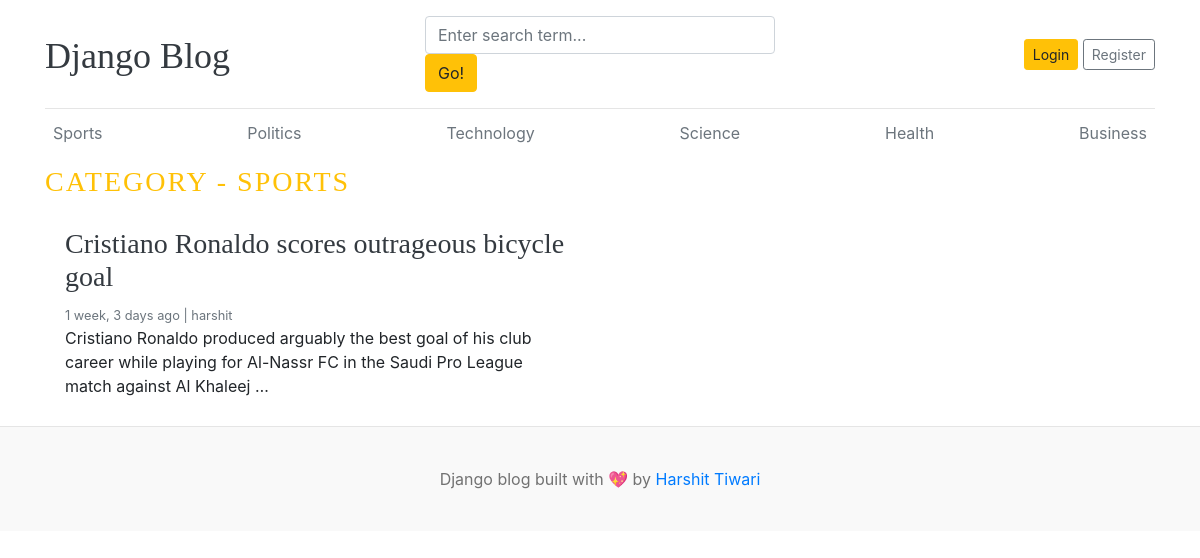
Page /category/1/ on the committed database.
### blogs/models.py (models this page shows, shortened)
class Category(models.Model):
    category_name = models.CharField(max_length=50, unique=True)
    created_at = models.DateTimeField(auto_now_add=True)
    updated_at = models.DateTimeField(auto_now=True)
    class Meta:
        verbose_name_plural = 'categories'
    def __str__(self):
        return self.category_name

class Blog(models.Model):
    title = models.CharField(max_length=100)
    slug = models.SlugField(max_length=150, unique=True, blank=True)
    category = models.ForeignKey(Category, on_delete=models.CASCADE)
    author = models.ForeignKey(User, on_delete=models.CASCADE)
    featured_image = models.ImageField(upload_to='uploads/%Y/%m/%d')
    short_description = models.TextField(max_length=500)
    blog_body = models.TextField(max_length=2000)
    status = models.CharField(max_length=20, choices=STATUS_CHOICES, default="Default")
    is_featured = models.BooleanField(default=False)
    created_at = models.DateTimeField(auto_now_add=True)
    updated_at = models.DateTimeField(auto_now=True)

### blogs/views.py (the view)
# urls.py: path('<int:category_id>/', views.posts_by_category, name='posts_by_category')
def posts_by_category(request, category_id):
    posts = Blog.objects.filter(status='Published', category = category_id)
    category = get_object_or_404(Category, pk=category_id)
    context = {
        'posts':posts,
        'category' : category,
    }
    return render(request, 'posts_by_category.html', context)

### blogs/context_processors.py (called while the page is built)
def get_categories(request):
    categories = Category.objects.all()
    return dict(categories=categories)

def get_social_links(request):
    social_links = SocialLink.objects.all()
    return dict(social_links=social_links)

### templates/posts_by_category.html
{% extends 'base.html' %}
{% block content %}
        <h3 class="text-uppercase text-warning" style="letter-spacing: 2px;">Category - {{ category }}</h3>
        <div class="row mb-2">
            {% if posts %}
            {% for post in posts %}
            <div class="col-md-6">
                <div class="card border-0">
                    <div class="card-body">
                        <h3><a href="{% url 'blogs' post.slug %}" class="text-dark">{{ post.title }}</a></h3>
                        <small class="mb-1 text-muted">{{ post.created_at | timesince }} ago | {{ post.author }}</small>
                        <p class="card-text">{{ post.short_description | truncatewords:25}}</p>
                    </div>
                </div>
            </div>
            {% endfor %}
            {% else %}
            <p>No posts found</p>
            {% endif %}
        </div>
    </div>
{% endblock %}

### templates/base.html (shortened to what this page needs)
{% load static %}
<!DOCTYPE html>
<html lang="en">
<head>
    <link href="https://getbootstrap.com/docs/4.0/dist/css/bootstrap.min.css" rel="stylesheet">
    <link href="{% static 'css/blog.css' %}" rel="stylesheet">
</head>
<body>
    <div class="container">
        <header class="blog-header py-3">
            <div class="row flex-nowrap justify-content-between align-items-center">
                <div class="col-4 pt-1">
                    <a class="blog-header-logo text-dark" href="/">Django Blog</a>
                </div>
                <div class="col-4">
                    <form action="{% url 'search' %}" method="GET">
                        <input class="form-control" type="text" name="keyword" value="{{keyword}}" placeholder="Enter search term..." aria-label="Enter search term..." aria-describedby="button-search" />
                        <button type="submit" class="btn btn-warning" id="button-search" type="button">Go!</button>
                    </form>
                </div>
                <div class="col-4 d-flex justify-content-end align-items-center">
                    {% if not user.is_authenticated %}
                    <a class="btn btn-sm btn-warning" href="{% url 'login' %}">Login</a> &nbsp;
                    <a class="btn btn-sm btn-outline-secondary" href="{% url 'register' %}">Register</a>
                    {% else %}
                    <span>You are logged in a as {{ user }}</span>
                    &emsp;
                    <span><a href="{% url 'logout' %}">Logout</a></span>
                    {% endif %}
                </div>
            </div>
        </header>
        <div class="nav-scroller py-1 mb-2">
            <nav class="nav d-flex justify-content-between">
                {% for cat in categories %}
                <a class="p-2 text-muted" href="{% url 'posts_by_category' cat.id %}">{{ cat.category_name }}</a>
                {% endfor %}
        </div>
{% block content %}
{% endblock %}
 <footer class="blog-footer">
        <p>Django blog built with 💖 by <a href="#">Harshit Tiwari</a></p>
    </footer>
</body>
</html>

### blog_main/static/css/blog.css (style rules this page uses)
.blog-header { border-bottom: 1px solid #e5e5e5; }
.blog-header-logo { font-family: "Playfair Display", Georgia, "Times New Roman", serif; font-size: 2.25rem; }
h1, h2, h3, h4, h5, h6 { font-family: "Playfair Display", Georgia, "Times New Roman", serif; }
.blog-footer { padding: 2.5rem 0; color: #727272; text-align: center; background-color: #f9f9f9; border-top: .05rem solid #e5e5e5; }
.blog-footer p:last-child { margin-bottom: 0; }

### rows in the picture
Category: category_name "Sports", category_name "SPORTS"
Category: category_name "Politics"
Category: category_name "Technology"
Category: category_name "Science"
Category: category_name "Health"
Category: category_name "Business"
Blog: title "Cristiano Ronaldo scores outrageous bicycle goal", created_at "1 week, 3 days", author "harshit", short_description "Cristiano Ronaldo produced arguably the best goal of his club career while playing for Al-Nassr FC in the Saudi Pro League match against Al Khaleej …"
